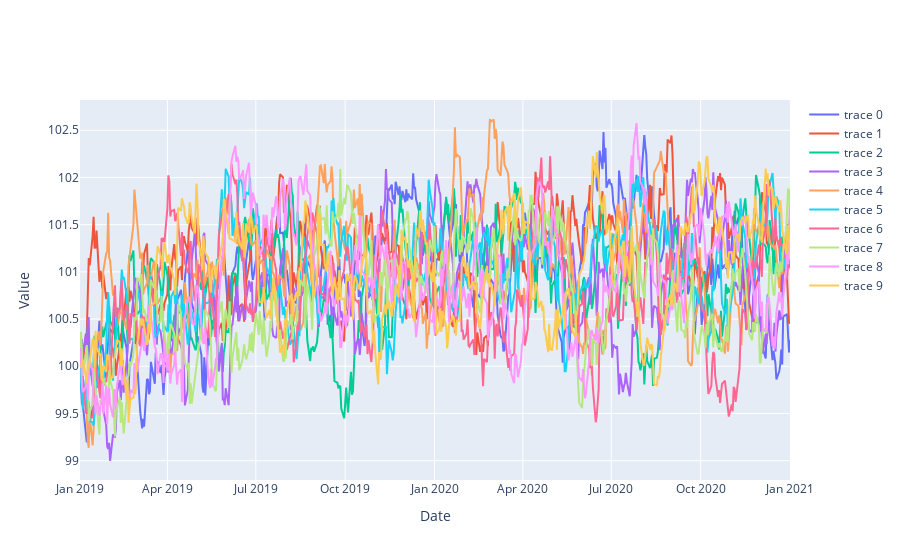

The notebook cell saved with this chart:
### Code cell
train, test = dat.build_simulated_train_test(start="2019-01-01",end="2021-01-01",N=10,mu=params["mu"],sigma=params["sigma"],kappa=params["kappa"])
u.plot_plotly_multiple(train)

### Figure 1 — Plotly figure (JSON) as saved in the notebook; plotly's stock layout.template omitted (floating-point values rounded to 4 significant figures; data arrays with more than 128 entries replaced by an {"elided": "..."} marker saying what was removed)
{"data": [{"mode": "lines", "type": "scatter", "x": {"elided": "524 str values"}, "y": {"elided": "524 float values"}}, {"mode": "lines", "type": "scatter", "x": {"elided": "524 str values"}, "y": {"elided": "524 float values"}}, {"mode": "lines", "type": "scatter", "x": {"elided": "524 str values"}, "y": {"elided": "524 float values"}}, {"mode": "lines", "type": "scatter", "x": {"elided": "524 str values"}, "y": {"elided": "524 float values"}}, {"mode": "lines", "type": "scatter", "x": {"elided": "524 str values"}, "y": {"elided": "524 float values"}}, {"mode": "lines", "type": "scatter", "x": {"elided": "524 str values"}, "y": {"elided": "524 float values"}}, {"mode": "lines", "type": "scatter", "x": {"elided": "524 str values"}, "y": {"elided": "524 float values"}}, {"mode": "lines", "type": "scatter", "x": {"elided": "524 str values"}, "y": {"elided": "524 float values"}}, {"mode": "lines", "type": "scatter", "x": {"elided": "524 str values"}, "y": {"elided": "524 float values"}}, {"mode": "lines", "type": "scatter", "x": {"elided": "524 str values"}, "y": {"elided": "524 float values"}}], "layout": {"xaxis": {"title": {"text": "Date"}}, "yaxis": {"title": {"text": "Value"}}}}
